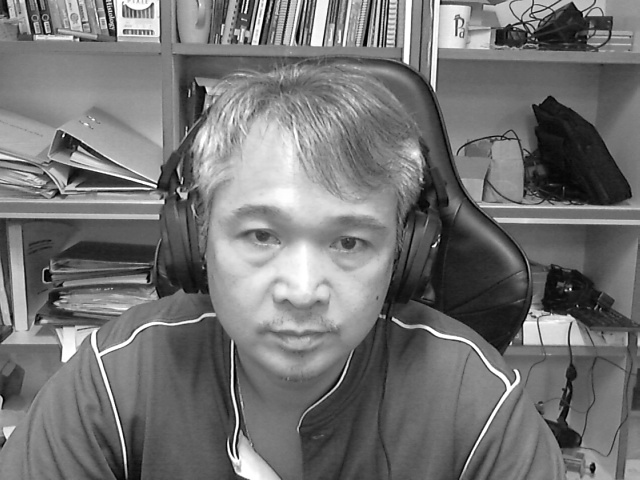
#> input picture semester - 2/Module/wacharin/Image for Testing/for average background subtraction/ajboy.jpg, 640 x 480 px
$ python 'ch - 11.py'
#> lines starting #> are read from the running program, lines starting #| are printed output that depends on the picture
import cv2
import numpy as np

# Load an image
print("My ID is: 6610110096")
image = cv2.imread("Image for Testing/for average background subtraction/ajboy.jpg")
#> image is the input picture: shape (480, 640, 3); min 0, max 255, mean 115.6

# Get image dimensions
rows, cols, _ = image.shape
#> rows = 480; cols = 640

# Define the transformation matrices
# 1. Scaling (zoom in/out)
sx, sy = 1.5, 1.5  # Scale factors
scaling_matrix = np.array([[sx, 0, 0],
                           [0, sy, 0]], dtype=np.float32)

scaled_image = cv2.warpAffine(image, scaling_matrix, (int(cols * sx), int(rows * sy)))

# 2. Rotation (e.g., 45 degrees)
angle = 45  # Degrees
rotation_center = (cols // 2, rows // 2)
#> rotation_center = (320, 240)
rotation_matrix = cv2.getRotationMatrix2D(rotation_center, angle, scale=1)

rotated_image = cv2.warpAffine(image, rotation_matrix, (cols, rows))
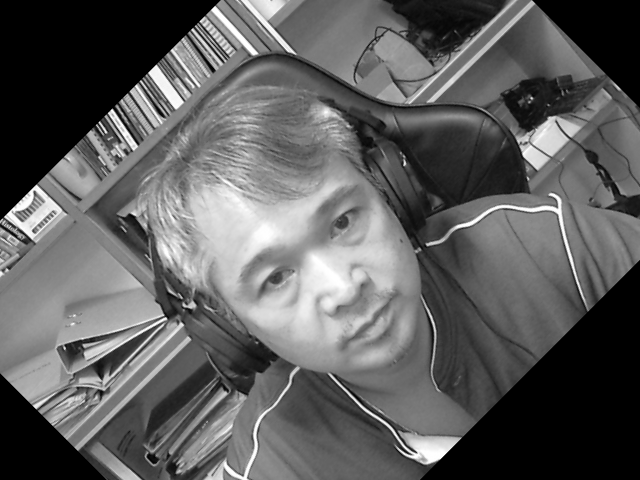
#> rotated_image: shape (480, 640, 3); min 0, max 255, mean 94

# 3. Translation (e.g., tx=100, ty=50)
tx, ty = 100, 50  # Translation in x and y directions
translation_matrix = np.array([[1, 0, tx],
                                [0, 1, ty]], dtype=np.float32)

translated_image = cv2.warpAffine(image, translation_matrix, (cols + tx, rows + ty))
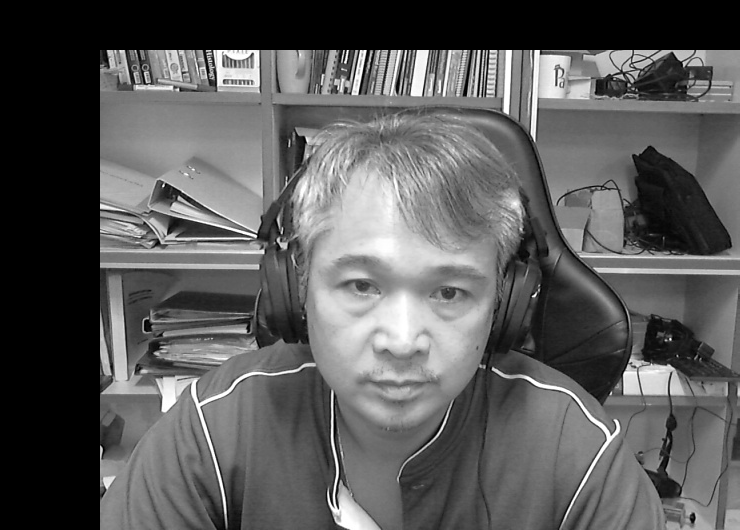
#> translated_image: shape (530, 740, 3); min 0, max 255, mean 90.6

# Display and save results
cv2.imshow("Original Image", image)
cv2.imshow("Scaled Image", scaled_image)
cv2.imshow("Rotated Image", rotated_image)
cv2.imshow("Translated Image", translated_image)

cv2.waitKey(0)
cv2.destroyAllWindows()

$ run again, with semester - 2/Module/wacharin/Image for Testing/for average background subtraction/0.jpg copied over semester - 2/Module/wacharin/Image for Testing/for average background subtraction/ajboy.jpg
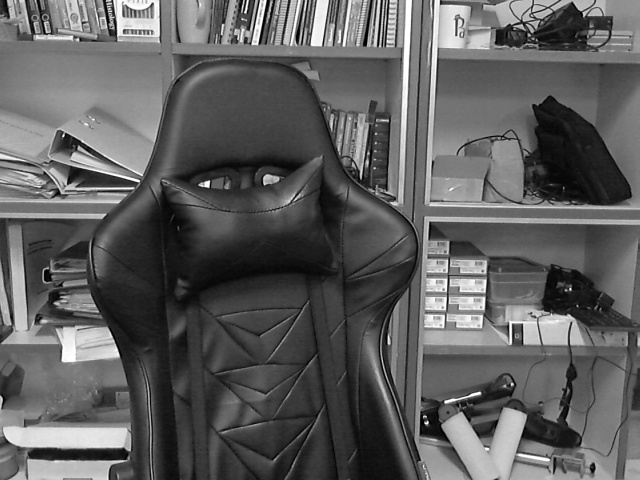
#> input picture semester - 2/Module/wacharin/Image for Testing/for average background subtraction/0.jpg, 640 x 480 px
#> image is the input picture: shape (480, 640, 3); min 0, max 255, mean 94.2
#> `rotated_image = cv2.warpAffine(image, rotation_matrix, (cols, rows))`:
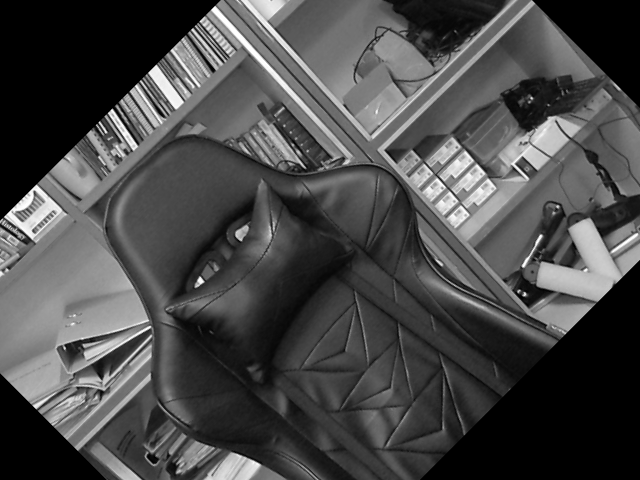
#> rotated_image: shape (480, 640, 3); min 0, max 255, mean 72.9
#> `translated_image = cv2.warpAffine(image, translation_matrix, (cols + t..`:
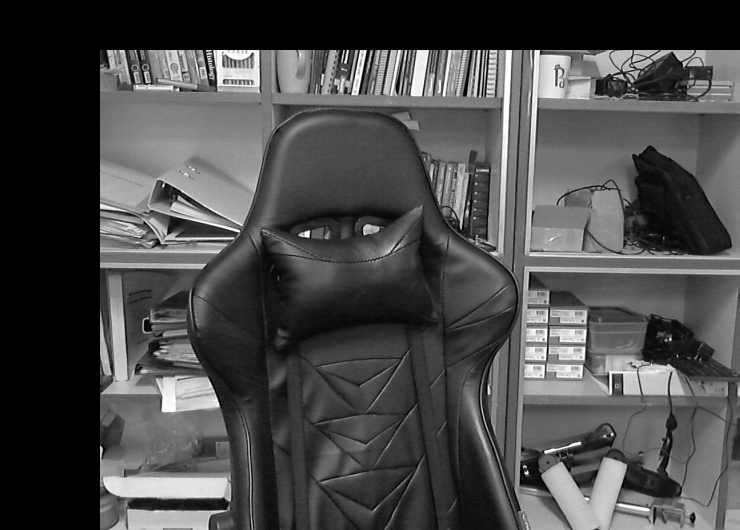
#> translated_image: shape (530, 740, 3); min 0, max 255, mean 73.8
